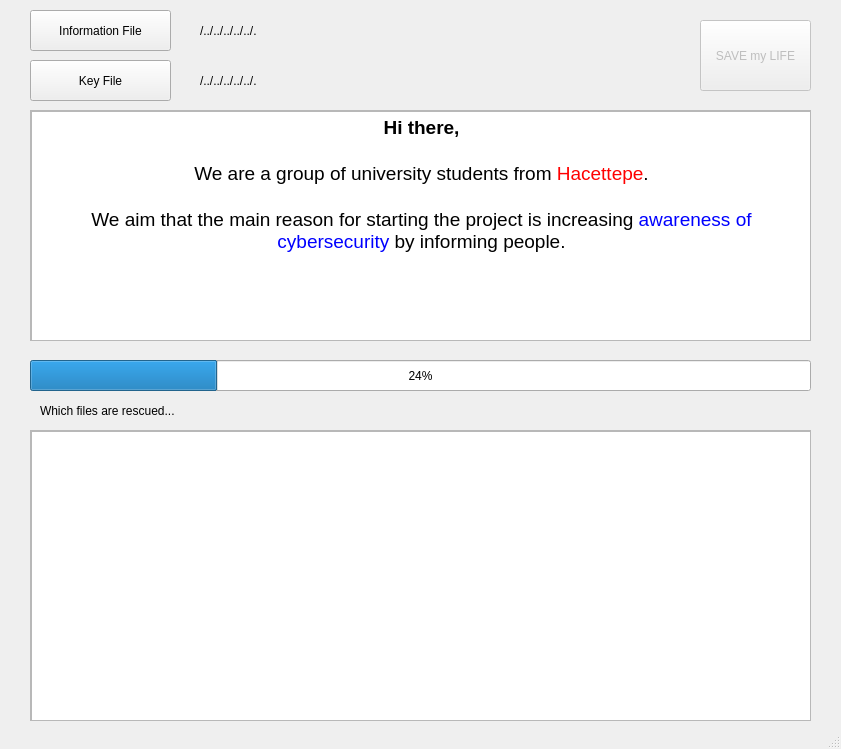
<?xml version="1.0" encoding="UTF-8"?>
<ui version="4.0">
 <class>MainWindow</class>
 <widget class="QMainWindow" name="MainWindow">
  <property name="geometry">
   <rect>
    <x>0</x>
    <y>0</y>
    <width>841</width>
    <height>749</height>
   </rect>
  </property>
  <property name="windowTitle">
   <string>MainWindow</string>
  </property>
  <widget class="QWidget" name="centralwidget">
   <property name="enabled">
    <bool>true</bool>
   </property>
   <property name="sizePolicy">
    <sizepolicy hsizetype="Fixed" vsizetype="Fixed">
     <horstretch>0</horstretch>
     <verstretch>0</verstretch>
    </sizepolicy>
   </property>
   <property name="autoFillBackground">
    <bool>false</bool>
   </property>
   <widget class="QPushButton" name="infoFileButton">
    <property name="geometry">
     <rect>
      <x>30</x>
      <y>10</y>
      <width>141</width>
      <height>41</height>
     </rect>
    </property>
    <property name="text">
     <string>Information File</string>
    </property>
   </widget>
   <widget class="QLabel" name="infoFileLocationLabel">
    <property name="geometry">
     <rect>
      <x>200</x>
      <y>20</y>
      <width>481</width>
      <height>21</height>
     </rect>
    </property>
    <property name="text">
     <string>/../../../../../.</string>
    </property>
   </widget>
   <widget class="QPushButton" name="rsaFileButton">
    <property name="geometry">
     <rect>
      <x>30</x>
      <y>60</y>
      <width>141</width>
      <height>41</height>
     </rect>
    </property>
    <property name="text">
     <string>Key File</string>
    </property>
   </widget>
   <widget class="QLabel" name="rsaFileLocationLabel">
    <property name="geometry">
     <rect>
      <x>200</x>
      <y>70</y>
      <width>481</width>
      <height>21</height>
     </rect>
    </property>
    <property name="text">
     <string>/../../../../../.</string>
    </property>
   </widget>
   <widget class="QPushButton" name="savemylifeButton">
    <property name="enabled">
     <bool>false</bool>
    </property>
    <property name="geometry">
     <rect>
      <x>700</x>
      <y>20</y>
      <width>111</width>
      <height>71</height>
     </rect>
    </property>
    <property name="text">
     <string>SAVE my LIFE</string>
    </property>
   </widget>
   <widget class="QProgressBar" name="progressBar">
    <property name="geometry">
     <rect>
      <x>30</x>
      <y>360</y>
      <width>781</width>
      <height>31</height>
     </rect>
    </property>
    <property name="value">
     <number>24</number>
    </property>
   </widget>
   <widget class="QScrollArea" name="scrollArea">
    <property name="geometry">
     <rect>
      <x>30</x>
      <y>110</y>
      <width>781</width>
      <height>231</height>
     </rect>
    </property>
    <property name="widgetResizable">
     <bool>true</bool>
    </property>
    <widget class="QWidget" name="scrollAreaWidgetContents">
     <property name="geometry">
      <rect>
       <x>0</x>
       <y>0</y>
       <width>779</width>
       <height>229</height>
      </rect>
     </property>
     <widget class="QTextBrowser" name="textBrowser">
      <property name="geometry">
       <rect>
        <x>0</x>
        <y>0</y>
        <width>781</width>
        <height>231</height>
       </rect>
      </property>
      <property name="html">
       <string>&lt;!DOCTYPE HTML PUBLIC &quot;-//W3C//DTD HTML 4.0//EN&quot; &quot;http://www.w3.org/TR/REC-html40/strict.dtd&quot;&gt;
&lt;html&gt;&lt;head&gt;&lt;meta name=&quot;qrichtext&quot; content=&quot;1&quot; /&gt;&lt;style type=&quot;text/css&quot;&gt;
p, li { white-space: pre-wrap; }
&lt;/style&gt;&lt;/head&gt;&lt;body style=&quot; font-family:'MS Shell Dlg 2'; font-size:8.25pt; font-weight:400; font-style:normal;&quot;&gt;
&lt;p align=&quot;center&quot; style=&quot; margin-top:0px; margin-bottom:0px; margin-left:0px; margin-right:0px; -qt-block-indent:0; text-indent:0px;&quot;&gt;&lt;span style=&quot; font-size:14pt; font-weight:600;&quot;&gt;Hi there,&lt;/span&gt;&lt;/p&gt;
&lt;p align=&quot;center&quot; style=&quot;-qt-paragraph-type:empty; margin-top:0px; margin-bottom:0px; margin-left:0px; margin-right:0px; -qt-block-indent:0; text-indent:0px; font-size:14pt;&quot;&gt;&lt;br /&gt;&lt;/p&gt;
&lt;p align=&quot;center&quot; style=&quot; margin-top:0px; margin-bottom:0px; margin-left:0px; margin-right:0px; -qt-block-indent:0; text-indent:0px;&quot;&gt;&lt;span style=&quot; font-size:14pt;&quot;&gt;We are a group of university students from&lt;/span&gt;&lt;span style=&quot; font-size:14pt; color:#ff0000;&quot;&gt; Hacettepe&lt;/span&gt;&lt;span style=&quot; font-size:14pt;&quot;&gt;.&lt;/span&gt;&lt;/p&gt;
&lt;p align=&quot;center&quot; style=&quot;-qt-paragraph-type:empty; margin-top:0px; margin-bottom:0px; margin-left:0px; margin-right:0px; -qt-block-indent:0; text-indent:0px; font-size:14pt;&quot;&gt;&lt;br /&gt;&lt;/p&gt;
&lt;p align=&quot;center&quot; style=&quot; margin-top:0px; margin-bottom:0px; margin-left:0px; margin-right:0px; -qt-block-indent:0; text-indent:0px;&quot;&gt;&lt;span style=&quot; font-size:14pt;&quot;&gt;We aim that the main reason for starting the project is increasing&lt;/span&gt;&lt;span style=&quot; font-size:14pt; color:#ff0000;&quot;&gt; &lt;/span&gt;&lt;span style=&quot; font-size:14pt; color:#0000ff;&quot;&gt;awareness of cybersecurity&lt;/span&gt;&lt;span style=&quot; font-size:14pt;&quot;&gt; by informing people.&lt;/span&gt;&lt;/p&gt;&lt;/body&gt;&lt;/html&gt;</string>
      </property>
     </widget>
    </widget>
   </widget>
   <widget class="QScrollArea" name="filmListScroolArea">
    <property name="geometry">
     <rect>
      <x>30</x>
      <y>430</y>
      <width>781</width>
      <height>291</height>
     </rect>
    </property>
    <property name="widgetResizable">
     <bool>true</bool>
    </property>
    <widget class="QWidget" name="scrollAreaWidgetContents_2">
     <property name="geometry">
      <rect>
       <x>0</x>
       <y>0</y>
       <width>779</width>
       <height>289</height>
      </rect>
     </property>
     <widget class="QListWidget" name="decryptedFilesList">
      <property name="geometry">
       <rect>
        <x>0</x>
        <y>0</y>
        <width>781</width>
        <height>291</height>
       </rect>
      </property>
     </widget>
    </widget>
   </widget>
   <widget class="QLabel" name="label_3">
    <property name="geometry">
     <rect>
      <x>40</x>
      <y>400</y>
      <width>561</width>
      <height>21</height>
     </rect>
    </property>
    <property name="text">
     <string>Which files are rescued...</string>
    </property>
   </widget>
  </widget>
  <widget class="QMenuBar" name="menubar">
   <property name="geometry">
    <rect>
     <x>0</x>
     <y>0</y>
     <width>841</width>
     <height>21</height>
    </rect>
   </property>
  </widget>
  <widget class="QStatusBar" name="statusbar"/>
 </widget>
 <resources/>
 <connections/>
</ui>
